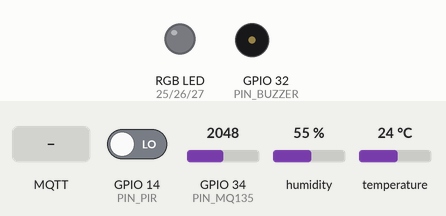
Bench run of a sketch on a simulated ESP32. Shown: an RGB LED mixed from three pins (HIGH = lit), buzzer (waves = sounding). The test bench sets the inputs (shaded band); at power-on: GPIO 14 (PIN_PIR) LOW, GPIO 34 (PIN_MQ135) = 2048, humidity 55 %, temperature 24 °C. WiFi joins after 1.5 s; servers stay silent unless stated; the local clock reads 2024-03-15 10:24:30 at power-on unless the sketch sets it; no MQTT or app messages arrive unless stated; what the sketch prints to the serial monitor is not drawn.

Above: at 3.7 s.
3.8 s: MQTT message "red" arrives on the first subscribed topic
At 4.8 s:
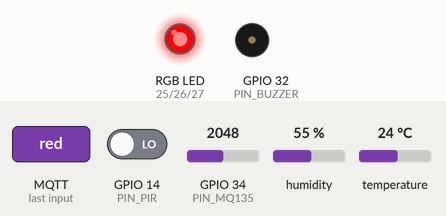
14.1 s: MQTT message "yellow" arrives on the first subscribed topic
At 15.1 s:
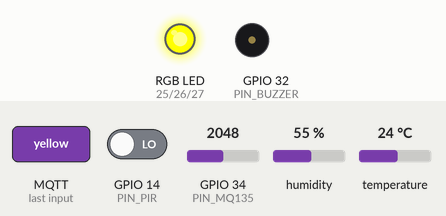
24.1 s: MQTT message "blue" arrives on the first subscribed topic
At 25.0 s:
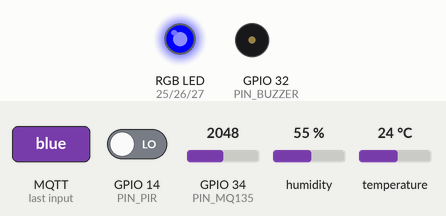
34.2 s: MQTT message "beep" arrives on the second subscribed topic
At 35.6 s:
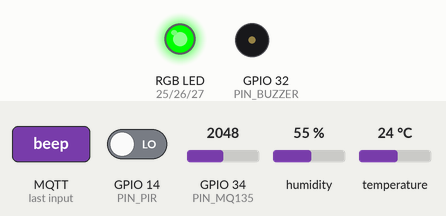
Timing chart, 0 to 37.2 s (numbered marks = the images above; inputs shaded):
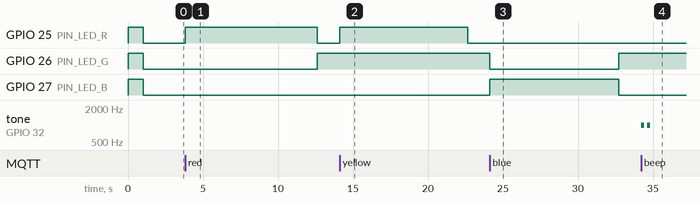

The sketch:

esp32_sensor.ino
```cpp
/**
 * Firmware ESP32 — ATS-UMN Presence System
 * Instituto Politécnico da Huíla (IPH) | Universidade Mandume ya Ndemufayo
 *
 * UC: Sistemas Embebidos e IoT
 * Unidade 2 — Nós Sensores e Actuadores | Protocolo: MQTT + HTTP
 * Unidade 3 — Aquisição e Processamento de Dados em Tempo Real
 *
 * Hardware necessário:
 *   • ESP32 DevKit v1 (ou equivalente)
 *   • Sensor PIR HC-SR501 (detecção de movimento / presença)
 *   • Sensor DHT22 (temperatura e humidade)
 *   • Sensor MQ-135 (qualidade do ar / CO₂ aproximado)
 *   • LED RGB (actuador: indicador visual de ocupação)
 *   • Buzzer passivo (actuador: alarme de lotação)
 *
 * Ligações:
 *   PIR DATA     → GPIO 14
 *   DHT22 DATA   → GPIO 15
 *   MQ-135 AOUT  → GPIO 34 (ADC)
 *   LED Vermelho → GPIO 25
 *   LED Verde    → GPIO 26
 *   LED Azul     → GPIO 27
 *   Buzzer       → GPIO 32
 *
 * Protocolo: publica em MQTT (broker: IP do servidor)
 * Tópicos:
 *   campus/IPH/<zone_id>/sensor/presence  → { count, sensor_id, timestamp }
 *   campus/IPH/<zone_id>/sensor/env       → { temperature, humidity, co2_ppm }
 *   campus/IPH/<zone_id>/actuator/led     → subscreve (recebe comandos)
 *   campus/IPH/<zone_id>/actuator/buzzer  → subscreve (recebe comandos)
 */

#include <WiFi.h>
#include <PubSubClient.h>   // instalar via Library Manager
#include <DHT.h>            // instalar via Library Manager: DHT sensor library by Adafruit
#include <ArduinoJson.h>    // instalar via Library Manager
#include <time.h>

// ── Configuração ──────────────────────────────────────────────────────────
const char* WIFI_SSID     = "IPH-Campus-WiFi";    // SSID da rede do campus
const char* WIFI_PASSWORD = "iph2024umn";          // Palavra-passe
const char* MQTT_BROKER   = "192.168.1.100";       // IP do servidor ATS-UMN
const int   MQTT_PORT     = 1883;
const char* ZONE_ID       = "sala_14";             // Alterar por zona
const char* SENSOR_ID     = "ESP32-A1";            // ID único deste nó
const char* DEVICE_NAME   = "ESP32-Sala1.4-IPH";

// ── Pinos ────────────────────────────────────────────────────────────────
#define PIN_PIR      14
#define PIN_DHT      15
#define PIN_MQ135    34
#define PIN_LED_R    25
#define PIN_LED_G    26
#define PIN_LED_B    27
#define PIN_BUZZER   32

// ── Parâmetros ───────────────────────────────────────────────────────────
#define DHT_TYPE     DHT22
#define READ_INTERVAL_MS   10000   // Enviar leitura a cada 10 segundos
#define PIR_WINDOW_MS      30000   // Janela de contagem PIR: 30 segundos
#define MAX_CAPACITY       40      // Capacidade máxima da zona (Sala 1.4)

DHT dht(PIN_DHT, DHT_TYPE);
WiFiClient   espClient;
PubSubClient mqtt(espClient);

// ── Estado do sensor de presença ─────────────────────────────────────────
volatile int  pirCount    = 0;     // contagens PIR na janela actual
volatile bool pirDetected = false;
unsigned long lastWindow  = 0;
int currentCount          = 0;

// ── Tópicos MQTT ─────────────────────────────────────────────────────────
char topicPresence[80];
char topicEnv[80];
char topicActuatorLed[80];
char topicActuatorBuzzer[80];
char topicStatus[80];

// ── ISR do sensor PIR ────────────────────────────────────────────────────
void IRAM_ATTR onPIRTrigger() {
  pirDetected = true;
  pirCount++;
}

// ── Conexão Wi-Fi ────────────────────────────────────────────────────────
void connectWiFi() {
  Serial.print("[WiFi] A conectar a ");
  Serial.print(WIFI_SSID);
  WiFi.begin(WIFI_SSID, WIFI_PASSWORD);
  int attempts = 0;
  while (WiFi.status() != WL_CONNECTED && attempts < 20) {
    delay(500);
    Serial.print(".");
    attempts++;
  }
  if (WiFi.status() == WL_CONNECTED) {
    Serial.println("\n[WiFi] Conectado! IP: " + WiFi.localIP().toString());
  } else {
    Serial.println("\n[WiFi] FALHA — operação offline");
  }
}

// ── Callback MQTT — receber comandos de actuadores ───────────────────────
void mqttCallback(char* topic, byte* payload, unsigned int length) {
  String msg = "";
  for (unsigned int i = 0; i < length; i++) msg += (char)payload[i];
  msg.trim();

  Serial.println("[MQTT] Comando recebido: " + String(topic) + " → " + msg);

  if (String(topic) == topicActuatorLed) {
    // Comandos: "red", "green", "blue", "yellow", "off"
    if (msg == "red")    { digitalWrite(PIN_LED_R, HIGH); digitalWrite(PIN_LED_G, LOW);  digitalWrite(PIN_LED_B, LOW);  }
    if (msg == "green")  { digitalWrite(PIN_LED_R, LOW);  digitalWrite(PIN_LED_G, HIGH); digitalWrite(PIN_LED_B, LOW);  }
    if (msg == "yellow") { digitalWrite(PIN_LED_R, HIGH); digitalWrite(PIN_LED_G, HIGH); digitalWrite(PIN_LED_B, LOW);  }
    if (msg == "blue")   { digitalWrite(PIN_LED_R, LOW);  digitalWrite(PIN_LED_G, LOW);  digitalWrite(PIN_LED_B, HIGH); }
    if (msg == "off")    { digitalWrite(PIN_LED_R, LOW);  digitalWrite(PIN_LED_G, LOW);  digitalWrite(PIN_LED_B, LOW);  }
  }

  if (String(topic) == topicActuatorBuzzer) {
    if (msg == "beep") {
      // Dois bips curtos — alerta de lotação
      for (int i = 0; i < 2; i++) {
        tone(PIN_BUZZER, 1000, 200);
        delay(400);
      }
    }
    if (msg == "alarm") {
      // Alarme contínuo 2s — capacidade crítica
      tone(PIN_BUZZER, 880, 2000);
    }
    if (msg == "off") noTone(PIN_BUZZER);
  }
}

// ── Reconexão MQTT ───────────────────────────────────────────────────────
void connectMQTT() {
  while (!mqtt.connected()) {
    Serial.print("[MQTT] A conectar ao broker " + String(MQTT_BROKER) + "...");
    if (mqtt.connect(DEVICE_NAME)) {
      Serial.println(" conectado!");
      // Subscrever tópicos de actuadores
      mqtt.subscribe(topicActuatorLed);
      mqtt.subscribe(topicActuatorBuzzer);
      // Publicar status online
      mqtt.publish(topicStatus, "{\"status\":\"online\"}", true);
    } else {
      Serial.print(" falhou (rc=" + String(mqtt.state()) + "). Tentando em 5s...");
      delay(5000);
    }
  }
}

// ── Ler CO₂ aproximado do MQ-135 ─────────────────────────────────────────
int readCO2() {
  int raw = analogRead(PIN_MQ135);  // 0-4095 no ESP32
  // Calibração simplificada: 400 ppm base, sobe com tensão do sensor
  // Calibração real requer curva de resposta do MQ-135 em ambiente controlado
  float voltage = raw / 4095.0 * 3.3;
  int co2_approx = (int)(400 + (voltage - 0.4) * 800);  // linear aproximado
  return constrain(co2_approx, 400, 5000);
}

// ── LED de estado de ocupação ─────────────────────────────────────────────
void updateLED(int count, int capacity) {
  float pct = (float)count / capacity * 100.0;
  if (pct >= 95)       { digitalWrite(PIN_LED_R, HIGH); digitalWrite(PIN_LED_G, LOW);  digitalWrite(PIN_LED_B, LOW);  } // Vermelho
  else if (pct >= 75)  { digitalWrite(PIN_LED_R, HIGH); digitalWrite(PIN_LED_G, HIGH); digitalWrite(PIN_LED_B, LOW);  } // Amarelo
  else if (pct >= 40)  { digitalWrite(PIN_LED_R, LOW);  digitalWrite(PIN_LED_G, LOW);  digitalWrite(PIN_LED_B, HIGH); } // Azul
  else                 { digitalWrite(PIN_LED_R, LOW);  digitalWrite(PIN_LED_G, HIGH); digitalWrite(PIN_LED_B, LOW);  } // Verde
}

// ── Publicar leitura de presença ─────────────────────────────────────────
void publishPresence(int count) {
  StaticJsonDocument<200> doc;
  doc["zone_id"]   = ZONE_ID;
  doc["count"]     = count;
  doc["sensor_id"] = SENSOR_ID;
  doc["capacity"]  = MAX_CAPACITY;

  // Timestamp ISO 8601 (requer sincronização NTP)
  struct tm timeinfo;
  if (getLocalTime(&timeinfo)) {
    char ts[30];
    strftime(ts, sizeof(ts), "%Y-%m-%dT%H:%M:%SZ", &timeinfo);
    doc["timestamp"] = ts;
  }

  char buf[256];
  serializeJson(doc, buf);
  mqtt.publish(topicPresence, buf);
  Serial.println("[MQTT] Presença publicada: " + String(buf));
}

// ── Publicar dados ambientais ─────────────────────────────────────────────
void publishEnvironment() {
  float temp = dht.readTemperature();
  float hum  = dht.readHumidity();
  int   co2  = readCO2();

  if (isnan(temp) || isnan(hum)) {
    Serial.println("[DHT] Erro de leitura");
    return;
  }

  StaticJsonDocument<200> doc;
  doc["zone_id"]     = ZONE_ID;
  doc["temperature"] = round(temp * 10) / 10.0;
  doc["humidity"]    = round(hum  * 10) / 10.0;
  doc["co2_ppm"]     = co2;
  doc["sensor_id"]   = SENSOR_ID;

  char buf[256];
  serializeJson(doc, buf);
  mqtt.publish(topicEnv, buf);
  Serial.println("[MQTT] Ambiente publicado: T=" + String(temp,1) + "°C H=" + String(hum,1) + "% CO2=" + String(co2) + "ppm");
}

// ── Setup ─────────────────────────────────────────────────────────────────
void setup() {
  Serial.begin(115200);
  Serial.println("\n=== ATS-UMN Sensor Node | IPH/UMN ===");
  Serial.println("Zona: " + String(ZONE_ID) + " | Sensor: " + SENSOR_ID);

  // GPIO
  pinMode(PIN_PIR,     INPUT);
  pinMode(PIN_LED_R,   OUTPUT);
  pinMode(PIN_LED_G,   OUTPUT);
  pinMode(PIN_LED_B,   OUTPUT);
  pinMode(PIN_BUZZER,  OUTPUT);
  pinMode(PIN_MQ135,   INPUT);

  // Indicar arranque (LED branco por 1s)
  digitalWrite(PIN_LED_R, HIGH); digitalWrite(PIN_LED_G, HIGH); digitalWrite(PIN_LED_B, HIGH);
  delay(1000);
  digitalWrite(PIN_LED_R, LOW);  digitalWrite(PIN_LED_G, LOW);  digitalWrite(PIN_LED_B, LOW);

  dht.begin();

  // Construir tópicos MQTT
  snprintf(topicPresence,       sizeof(topicPresence),       "campus/IPH/%s/sensor/presence", ZONE_ID);
  snprintf(topicEnv,            sizeof(topicEnv),            "campus/IPH/%s/sensor/env",      ZONE_ID);
  snprintf(topicActuatorLed,    sizeof(topicActuatorLed),    "campus/IPH/%s/actuator/led",    ZONE_ID);
  snprintf(topicActuatorBuzzer, sizeof(topicActuatorBuzzer), "campus/IPH/%s/actuator/buzzer", ZONE_ID);
  snprintf(topicStatus,         sizeof(topicStatus),         "campus/IPH/%s/status",          ZONE_ID);

  // ISR do PIR
  attachInterrupt(digitalPinToInterrupt(PIN_PIR), onPIRTrigger, RISING);

  connectWiFi();

  // Sincronizar relógio NTP
  configTime(3600, 0, "pool.ntp.org");  // UTC+1 Angola (WAT)

  mqtt.setServer(MQTT_BROKER, MQTT_PORT);
  mqtt.setCallback(mqttCallback);
  connectMQTT();

  lastWindow = millis();
  Serial.println("[OK] Nó sensor iniciado. A monitorizar...\n");
}

// ── Loop principal ────────────────────────────────────────────────────────
void loop() {
  if (!mqtt.connected()) connectMQTT();
  mqtt.loop();

  unsigned long now = millis();

  // Janela de contagem: a cada READ_INTERVAL_MS, calcula ocupação e publica
  if (now - lastWindow >= READ_INTERVAL_MS) {
    // Modelo simplificado: cada disparo PIR numa janela = 1 pessoa entrando/presente
    // Em sistema real: instalar sensores de barreira bidireccional (entrada - saída)
    currentCount = constrain(currentCount + pirCount - (pirCount / 3), 0, MAX_CAPACITY);
    pirCount  = 0;
    lastWindow = now;

    publishPresence(currentCount);
    publishEnvironment();
    updateLED(currentCount, MAX_CAPACITY);

    // Buzzer se capacidade crítica
    if (currentCount >= MAX_CAPACITY) {
      tone(PIN_BUZZER, 1000, 300);
    }
  }

  delay(50);  // Yield para o watchdog do ESP32
}
```

Measured:
- after the input at 3.8 s, GPIO 25 (PIN_LED_R): LOW → HIGH at once, → LOW 8.8 s later
- after the input at 14.1 s, GPIO 25 (PIN_LED_R): LOW → HIGH at once, → LOW 8.5 s later
- after the input at 24.1 s, GPIO 26 (PIN_LED_G): HIGH → LOW at once, → HIGH 8.6 s later; GPIO 27 (PIN_LED_B): LOW → HIGH at once, → LOW 8.6 s later
- after the input at 34.2 s, tone on GPIO 32 (PIN_BUZZER): alternates 1000 Hz for 0.20 s and silent for 0.20 s, 4 changes in all, then stays silent, starting at once
